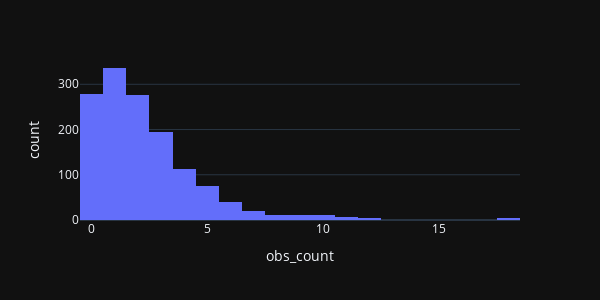

The code cell stored with this chart in its notebook:
### Markdown cell above
As we can see, the means follow a Normal distribution with a quite large spread between the values for each hour.

We can say that the $\mu$ matches the $\sigma$ values roughly.

This is however a very misleading picture of this dataset as it is affected by the outliers hidden inside these numbers.

In reality, if we take a look at hours during the day, the picture looks very different, below is a plot from 9AM to 4PM across the whole dataset:

### Code cell
resampled_clean_filtered = resampled_clean[resampled_clean['hour'].isin([9,10,11,12,13,14,15,16])]
px.histogram(resampled_clean_filtered, x="obs_count", height=300, width=600, nbins=20)

### Figure 1 — Plotly figure (JSON) as saved in the notebook; plotly's stock layout.template omitted (floating-point values rounded to 4 significant figures; data arrays with more than 128 entries replaced by an {"elided": "..."} marker saying what was removed)
{"data": [{"alignmentgroup": "True", "bingroup": "x", "hovertemplate": "obs_count=%{x}<br>count=%{y}<extra></extra>", "legendgroup": "", "marker": {"color": "#636efa"}, "name": "", "nbinsx": 20, "offsetgroup": "", "orientation": "v", "showlegend": false, "type": "histogram", "x": {"elided": "1384 int values"}, "xaxis": "x", "yaxis": "y"}], "layout": {"barmode": "relative", "height": 300, "legend": {"tracegroupgap": 0}, "margin": {"t": 60}, "width": 600, "xaxis": {"anchor": "y", "autorange": true, "domain": [0, 1], "range": [-0.5, 18.5], "title": {"text": "obs_count"}, "type": "linear"}, "yaxis": {"anchor": "x", "autorange": true, "domain": [0, 1], "range": [0, 353.7], "title": {"text": "count"}}}}
